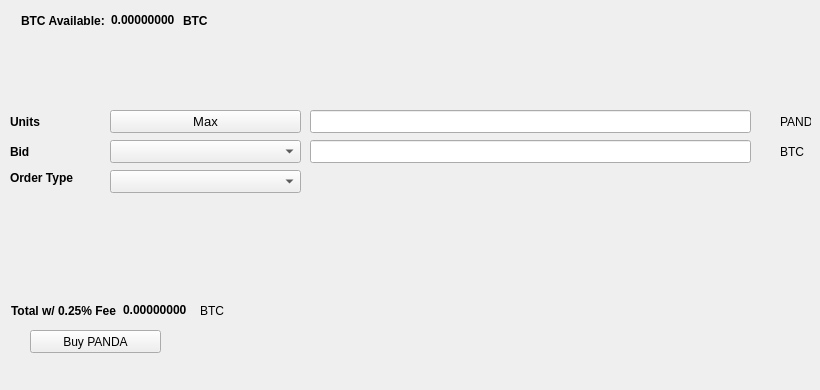
   <widget class="QWidget" name="BuyTab">
    <attribute name="title">
     <string>Buy</string>
    </attribute>
    <widget class="QPushButton" name="BuyPANDA">
     <property name="geometry">
      <rect>
       <x>30</x>
       <y>330</y>
       <width>131</width>
       <height>23</height>
      </rect>
     </property>
     <property name="text">
      <string>Buy PANDA</string>
     </property>
     <property name="icon">
      <iconset resource="../pandacash.qrc">
       <normaloff>:/icons/bitcoin</normaloff>:/icons/bitcoin</iconset>
     </property>
    </widget>
    <widget class="QLabel" name="label_3">
     <property name="geometry">
      <rect>
       <x>10</x>
       <y>110</y>
       <width>46</width>
       <height>23</height>
      </rect>
     </property>
     <property name="font">
      <font>
       <weight>75</weight>
       <bold>true</bold>
      </font>
     </property>
     <property name="text">
      <string>Units</string>
     </property>
    </widget>
    <widget class="QLineEdit" name="UnitsInput">
     <property name="geometry">
      <rect>
       <x>310</x>
       <y>110</y>
       <width>441</width>
       <height>23</height>
      </rect>
     </property>
     <property name="font">
      <font>
       <pointsize>9</pointsize>
       <weight>75</weight>
       <bold>true</bold>
      </font>
     </property>
    </widget>
    <widget class="QLineEdit" name="BuyBidPriceEdit">
     <property name="geometry">
      <rect>
       <x>310</x>
       <y>140</y>
       <width>441</width>
       <height>23</height>
      </rect>
     </property>
     <property name="font">
      <font>
       <pointsize>9</pointsize>
       <weight>75</weight>
       <bold>true</bold>
      </font>
     </property>
    </widget>
    <widget class="QLabel" name="label_4">
     <property name="geometry">
      <rect>
       <x>780</x>
       <y>110</y>
       <width>31</width>
       <height>23</height>
      </rect>
     </property>
     <property name="text">
      <string>PANDA</string>
     </property>
    </widget>
    <widget class="QLabel" name="label_5">
     <property name="geometry">
      <rect>
       <x>780</x>
       <y>140</y>
       <width>31</width>
       <height>23</height>
      </rect>
     </property>
     <property name="text">
      <string>BTC</string>
     </property>
    </widget>
    <widget class="QLabel" name="label_6">
     <property name="geometry">
      <rect>
       <x>10</x>
       <y>140</y>
       <width>46</width>
       <height>23</height>
      </rect>
     </property>
     <property name="font">
      <font>
       <weight>75</weight>
       <bold>true</bold>
      </font>
     </property>
     <property name="text">
      <string>Bid</string>
     </property>
    </widget>
    <widget class="QLabel" name="label_7">
     <property name="geometry">
      <rect>
       <x>10</x>
       <y>170</y>
       <width>91</width>
       <height>16</height>
      </rect>
     </property>
     <property name="font">
      <font>
       <weight>75</weight>
       <bold>true</bold>
      </font>
     </property>
     <property name="text">
      <string>Order Type</string>
     </property>
    </widget>
    <widget class="QPushButton" name="Buy_Max_Amount">
     <property name="geometry">
      <rect>
       <x>110</x>
       <y>110</y>
       <width>191</width>
       <height>23</height>
      </rect>
     </property>
     <property name="font">
      <font>
       <pointsize>10</pointsize>
      </font>
     </property>
     <property name="text">
      <string>Max</string>
     </property>
    </widget>
    <widget class="QComboBox" name="BuyBidcomboBox">
     <property name="geometry">
      <rect>
       <x>110</x>
       <y>140</y>
       <width>191</width>
       <height>23</height>
      </rect>
     </property>
     <property name="font">
      <font>
       <pointsize>10</pointsize>
      </font>
     </property>
    </widget>
    <widget class="QComboBox" name="buyOrdertypeCombo">
     <property name="geometry">
      <rect>
       <x>110</x>
       <y>170</y>
       <width>191</width>
       <height>23</height>
      </rect>
     </property>
     <property name="font">
      <font>
       <pointsize>10</pointsize>
      </font>
     </property>
    </widget>
    <widget class="QWidget" name="layoutWidget1">
     <property name="geometry">
      <rect>
       <x>21</x>
       <y>11</y>
       <width>227</width>
       <height>19</height>
      </rect>
     </property>
     <layout class="QHBoxLayout" name="horizontalLayout_3">
      <item>
       <widget class="QLabel" name="label232">
        <property name="font">
         <font>
          <weight>75</weight>
          <bold>true</bold>
         </font>
        </property>
        <property name="text">
         <string>BTC Available:</string>
        </property>
       </widget>
      </item>
      <item>
       <widget class="QLabel" name="BtcAvailableLbl">
        <property name="palette">
         <palette>
          <active>
           <colorrole role="WindowText">
            <brush brushstyle="SolidPattern">
             <color alpha="255">
              <red>0</red>
              <green>0</green>
              <blue>0</blue>
             </color>
            </brush>
           </colorrole>
           <colorrole role="Button">
            <brush brushstyle="SolidPattern">
             <color alpha="255">
              <red>0</red>
              <green>170</green>
              <blue>0</blue>
             </color>
            </brush>
           </colorrole>
           <colorrole role="Light">
            <brush brushstyle="SolidPattern">
             <color alpha="255">
              <red>0</red>
              <green>255</green>
              <blue>0</blue>
             </color>
            </brush>
           </colorrole>
           <colorrole role="Midlight">
            <brush brushstyle="SolidPattern">
             <color alpha="255">
              <red>0</red>
              <green>212</green>
              <blue>0</blue>
             </color>
            </brush>
           </colorrole>
           <colorrole role="Dark">
            <brush brushstyle="SolidPattern">
             <color alpha="255">
              <red>0</red>
              <green>85</green>
              <blue>0</blue>
             </color>
            </brush>
           </colorrole>
           <colorrole role="Mid">
            <brush brushstyle="SolidPattern">
             <color alpha="255">
              <red>0</red>
              <green>113</green>
              <blue>0</blue>
             </color>
            </brush>
           </colorrole>
           <colorrole role="Text">
            <brush brushstyle="SolidPattern">
             <color alpha="255">
              <red>0</red>
              <green>170</green>
              <blue>0</blue>
             </color>
            </brush>
           </colorrole>
           <colorrole role="BrightText">
            <brush brushstyle="SolidPattern">
             <color alpha="255">
              <red>255</red>
              <green>255</green>
              <blue>255</blue>
             </color>
            </brush>
           </colorrole>
           <colorrole role="ButtonText">
            <brush brushstyle="SolidPattern">
             <color alpha="255">
              <red>0</red>
              <green>0</green>
              <blue>0</blue>
             </color>
            </brush>
           </colorrole>
           <colorrole role="Base">
            <brush brushstyle="SolidPattern">
             <color alpha="255">
              <red>255</red>
              <green>255</green>
              <blue>255</blue>
             </color>
            </brush>
           </colorrole>
           <colorrole role="Window">
            <brush brushstyle="SolidPattern">
             <color alpha="255">
              <red>0</red>
              <green>170</green>
              <blue>0</blue>
             </color>
            </brush>
           </colorrole>
           <colorrole role="Shadow">
            <brush brushstyle="SolidPattern">
             <color alpha="255">
              <red>0</red>
              <green>0</green>
              <blue>0</blue>
             </color>
            </brush>
           </colorrole>
           <colorrole role="AlternateBase">
            <brush brushstyle="SolidPattern">
             <color alpha="255">
              <red>127</red>
              <green>212</green>
              <blue>127</blue>
             </color>
            </brush>
           </colorrole>
           <colorrole role="ToolTipBase">
            <brush brushstyle="SolidPattern">
             <color alpha="255">
              <red>255</red>
              <green>255</green>
              <blue>220</blue>
             </color>
            </brush>
           </colorrole>
           <colorrole role="ToolTipText">
            <brush brushstyle="SolidPattern">
             <color alpha="255">
              <red>0</red>
              <green>0</green>
              <blue>0</blue>
             </color>
            </brush>
           </colorrole>
          </active>
          <inactive>
           <colorrole role="WindowText">
            <brush brushstyle="SolidPattern">
             <color alpha="255">
              <red>0</red>
              <green>0</green>
              <blue>0</blue>
             </color>
            </brush>
           </colorrole>
           <colorrole role="Button">
            <brush brushstyle="SolidPattern">
             <color alpha="255">
              <red>0</red>
              <green>170</green>
              <blue>0</blue>
             </color>
            </brush>
           </colorrole>
           <colorrole role="Light">
            <brush brushstyle="SolidPattern">
             <color alpha="255">
              <red>0</red>
              <green>255</green>
              <blue>0</blue>
             </color>
            </brush>
           </colorrole>
           <colorrole role="Midlight">
            <brush brushstyle="SolidPattern">
             <color alpha="255">
              <red>0</red>
              <green>212</green>
              <blue>0</blue>
             </color>
            </brush>
           </colorrole>
           <colorrole role="Dark">
            <brush brushstyle="SolidPattern">
             <color alpha="255">
              <red>0</red>
              <green>85</green>
              <blue>0</blue>
             </color>
            </brush>
           </colorrole>
           <colorrole role="Mid">
            <brush brushstyle="SolidPattern">
             <color alpha="255">
              <red>0</red>
              <green>113</green>
              <blue>0</blue>
             </color>
            </brush>
           </colorrole>
           <colorrole role="Text">
            <brush brushstyle="SolidPattern">
             <color alpha="255">
              <red>0</red>
              <green>170</green>
              <blue>0</blue>
             </color>
            </brush>
           </colorrole>
           <colorrole role="BrightText">
            <brush brushstyle="SolidPattern">
             <color alpha="255">
              <red>255</red>
              <green>255</green>
              <blue>255</blue>
             </color>
            </brush>
           </colorrole>
           <colorrole role="ButtonText">
            <brush brushstyle="SolidPattern">
             <color alpha="255">
              <red>0</red>
              <green>0</green>
              <blue>0</blue>
             </color>
            </brush>
           </colorrole>
           <colorrole role="Base">
            <brush brushstyle="SolidPattern">
             <color alpha="255">
              <red>255</red>
              <green>255</green>
              <blue>255</blue>
             </color>
            </brush>
           </colorrole>
           <colorrole role="Window">
            <brush brushstyle="SolidPattern">
             <color alpha="255">
              <red>0</red>
              <green>170</green>
              <blue>0</blue>
             </color>
            </brush>
           </colorrole>
           <colorrole role="Shadow">
            <brush brushstyle="SolidPattern">
             <color alpha="255">
              <red>0</red>
              <green>0</green>
              <blue>0</blue>
             </color>
            </brush>
           </colorrole>
           <colorrole role="AlternateBase">
            <brush brushstyle="SolidPattern">
             <color alpha="255">
              <red>127</red>
              <green>212</green>
              <blue>127</blue>
             </color>
            </brush>
           </colorrole>
           <colorrole role="ToolTipBase">
            <brush brushstyle="SolidPattern">
             <color alpha="255">
              <red>255</red>
              <green>255</green>
              <blue>220</blue>
             </color>
            </brush>
           </colorrole>
           <colorrole role="ToolTipText">
            <brush brushstyle="SolidPattern">
             <color alpha="255">
              <red>0</red>
              <green>0</green>
              <blue>0</blue>
             </color>
            </brush>
           </colorrole>
          </inactive>
          <disabled>
           <colorrole role="WindowText">
            <brush brushstyle="SolidPattern">
             <color alpha="255">
              <red>0</red>
              <green>85</green>
              <blue>0</blue>
             </color>
            </brush>
           </colorrole>
           <colorrole role="Button">
            <brush brushstyle="SolidPattern">
             <color alpha="255">
              <red>0</red>
              <green>170</green>
              <blue>0</blue>
             </color>
            </brush>
           </colorrole>
           <colorrole role="Light">
            <brush brushstyle="SolidPattern">
             <color alpha="255">
              <red>0</red>
              <green>255</green>
              <blue>0</blue>
             </color>
            </brush>
           </colorrole>
           <colorrole role="Midlight">
            <brush brushstyle="SolidPattern">
             <color alpha="255">
              <red>0</red>
              <green>212</green>
              <blue>0</blue>
             </color>
            </brush>
           </colorrole>
           <colorrole role="Dark">
            <brush brushstyle="SolidPattern">
             <color alpha="255">
              <red>0</red>
              <green>85</green>
              <blue>0</blue>
             </color>
            </brush>
           </colorrole>
           <colorrole role="Mid">
            <brush brushstyle="SolidPattern">
             <color alpha="255">
              <red>0</red>
              <green>113</green>
              <blue>0</blue>
             </color>
            </brush>
           </colorrole>
           <colorrole role="Text">
            <brush brushstyle="SolidPattern">
             <color alpha="255">
              <red>0</red>
              <green>85</green>
              <blue>0</blue>
             </color>
            </brush>
           </colorrole>
           <colorrole role="BrightText">
            <brush brushstyle="SolidPattern">
             <color alpha="255">
              <red>255</red>
              <green>255</green>
              <blue>255</blue>
             </color>
            </brush>
           </colorrole>
           <colorrole role="ButtonText">
            <brush brushstyle="SolidPattern">
             <color alpha="255">
              <red>0</red>
              <green>85</green>
              <blue>0</blue>
             </color>
            </brush>
           </colorrole>
           <colorrole role="Base">
            <brush brushstyle="SolidPattern">
             <color alpha="255">
              <red>0</red>
              <green>170</green>
              <blue>0</blue>
             </color>
            </brush>
           </colorrole>
           <colorrole role="Window">
            <brush brushstyle="SolidPattern">
             <color alpha="255">
              <red>0</red>
              <green>170</green>
              <blue>0</blue>
             </color>
            </brush>
           </colorrole>
           <colorrole role="Shadow">
            <brush brushstyle="SolidPattern">
             <color alpha="255">
              <red>0</red>
              <green>0</green>
              <blue>0</blue>
             </color>
            </brush>
           </colorrole>
           <colorrole role="AlternateBase">
            <brush brushstyle="SolidPattern">
             <color alpha="255">
              <red>0</red>
              <green>170</green>
              <blue>0</blue>
             </color>
            </brush>
           </colorrole>
           <colorrole role="ToolTipBase">
            <brush brushstyle="SolidPattern">
             <color alpha="255">
              <red>255</red>
              <green>255</green>
              <blue>220</blue>
             </color>
            </brush>
           </colorrole>
           <colorrole role="ToolTipText">
            <brush brushstyle="SolidPattern">
             <color alpha="255">
              <red>0</red>
              <green>0</green>
              <blue>0</blue>
             </color>
            </brush>
           </colorrole>
          </disabled>
         </palette>
        </property>
        <property name="font">
         <font>
          <weight>75</weight>
          <bold>true</bold>
         </font>
        </property>
        <property name="text">
         <string>0.00000000</string>
        </property>
        <property name="textInteractionFlags">
         <set>Qt::LinksAccessibleByMouse|Qt::TextSelectableByKeyboard|Qt::TextSelectableByMouse</set>
        </property>
       </widget>
      </item>
      <item>
       <widget class="QLabel" name="BtcAvailableLbl_2">
        <property name="font">
         <font>
          <weight>75</weight>
          <bold>true</bold>
         </font>
        </property>
        <property name="text">
         <string>BTC</string>
        </property>
       </widget>
      </item>
     </layout>
    </widget>
    <widget class="QWidget" name="layoutWidge2">
     <property name="geometry">
      <rect>
       <x>11</x>
       <y>301</y>
       <width>259</width>
       <height>19</height>
      </rect>
     </property>
     <layout class="QHBoxLayout" name="horizontalLayout_4">
      <item>
       <widget class="QLabel" name="label_9">
        <property name="font">
         <font>
          <weight>75</weight>
          <bold>true</bold>
         </font>
        </property>
        <property name="text">
         <string>Total w/ 0.25% Fee</string>
        </property>
       </widget>
      </item>
      <item>
       <widget class="QLabel" name="BuyCostLabel">
        <property name="palette">
         <palette>
          <active>
           <colorrole role="WindowText">
            <brush brushstyle="SolidPattern">
             <color alpha="255">
              <red>0</red>
              <green>0</green>
              <blue>0</blue>
             </color>
            </brush>
           </colorrole>
           <colorrole role="Button">
            <brush brushstyle="SolidPattern">
             <color alpha="255">
              <red>0</red>
              <green>170</green>
              <blue>0</blue>
             </color>
            </brush>
           </colorrole>
           <colorrole role="Light">
            <brush brushstyle="SolidPattern">
             <color alpha="255">
              <red>0</red>
              <green>255</green>
              <blue>0</blue>
             </color>
            </brush>
           </colorrole>
           <colorrole role="Midlight">
            <brush brushstyle="SolidPattern">
             <color alpha="255">
              <red>0</red>
              <green>212</green>
              <blue>0</blue>
             </color>
            </brush>
           </colorrole>
           <colorrole role="Dark">
            <brush brushstyle="SolidPattern">
             <color alpha="255">
              <red>0</red>
              <green>85</green>
              <blue>0</blue>
             </color>
            </brush>
           </colorrole>
           <colorrole role="Mid">
            <brush brushstyle="SolidPattern">
             <color alpha="255">
              <red>0</red>
              <green>113</green>
              <blue>0</blue>
             </color>
            </brush>
           </colorrole>
           <colorrole role="Text">
            <brush brushstyle="SolidPattern">
             <color alpha="255">
              <red>0</red>
              <green>170</green>
              <blue>0</blue>
             </color>
            </brush>
           </colorrole>
           <colorrole role="BrightText">
            <brush brushstyle="SolidPattern">
             <color alpha="255">
              <red>255</red>
              <green>255</green>
              <blue>255</blue>
             </color>
            </brush>
           </colorrole>
           <colorrole role="ButtonText">
            <brush brushstyle="SolidPattern">
             <color alpha="255">
              <red>0</red>
              <green>0</green>
              <blue>0</blue>
             </color>
            </brush>
           </colorrole>
           <colorrole role="Base">
            <brush brushstyle="SolidPattern">
             <color alpha="255">
              <red>255</red>
              <green>255</green>
              <blue>255</blue>
             </color>
            </brush>
           </colorrole>
           <colorrole role="Window">
            <brush brushstyle="SolidPattern">
             <color alpha="255">
              <red>0</red>
              <green>170</green>
              <blue>0</blue>
             </color>
            </brush>
           </colorrole>
           <colorrole role="Shadow">
            <brush brushstyle="SolidPattern">
             <color alpha="255">
              <red>0</red>
              <green>0</green>
              <blue>0</blue>
             </color>
            </brush>
           </colorrole>
           <colorrole role="AlternateBase">
            <brush brushstyle="SolidPattern">
             <color alpha="255">
              <red>127</red>
              <green>212</green>
              <blue>127</blue>
             </color>
            </brush>
           </colorrole>
           <colorrole role="ToolTipBase">
            <brush brushstyle="SolidPattern">
             <color alpha="255">
              <red>255</red>
              <green>255</green>
              <blue>220</blue>
             </color>
            </brush>
           </colorrole>
           <colorrole role="ToolTipText">
            <brush brushstyle="SolidPattern">
             <color alpha="255">
              <red>0</red>
              <green>0</green>
              <blue>0</blue>
             </color>
            </brush>
           </colorrole>
          </active>
          <inactive>
           <colorrole role="WindowText">
            <brush brushstyle="SolidPattern">
             <color alpha="255">
              <red>0</red>
              <green>0</green>
              <blue>0</blue>
             </color>
            </brush>
           </colorrole>
           <colorrole role="Button">
            <brush brushstyle="SolidPattern">
             <color alpha="255">
              <red>0</red>
              <green>170</green>
              <blue>0</blue>
             </color>
            </brush>
           </colorrole>
           <colorrole role="Light">
            <brush brushstyle="SolidPattern">
             <color alpha="255">
              <red>0</red>
              <green>255</green>
              <blue>0</blue>
             </color>
            </brush>
           </colorrole>
           <colorrole role="Midlight">
            <brush brushstyle="SolidPattern">
             <color alpha="255">
              <red>0</red>
              <green>212</green>
              <blue>0</blue>
             </color>
            </brush>
           </colorrole>
           <colorrole role="Dark">
            <brush brushstyle="SolidPattern">
             <color alpha="255">
              <red>0</red>
              <green>85</green>
              <blue>0</blue>
             </color>
            </brush>
           </colorrole>
           <colorrole role="Mid">
            <brush brushstyle="SolidPattern">
             <color alpha="255">
              <red>0</red>
              <green>113</green>
              <blue>0</blue>
             </color>
            </brush>
           </colorrole>
           <colorrole role="Text">
            <brush brushstyle="SolidPattern">
             <color alpha="255">
              <red>0</red>
              <green>170</green>
              <blue>0</blue>
             </color>
            </brush>
           </colorrole>
           <colorrole role="BrightText">
            <brush brushstyle="SolidPattern">
             <color alpha="255">
              <red>255</red>
              <green>255</green>
              <blue>255</blue>
             </color>
            </brush>
           </colorrole>
           <colorrole role="ButtonText">
            <brush brushstyle="SolidPattern">
             <color alpha="255">
              <red>0</red>
              <green>0</green>
              <blue>0</blue>
             </color>
            </brush>
           </colorrole>
           <colorrole role="Base">
            <brush brushstyle="SolidPattern">
             <color alpha="255">
              <red>255</red>
              <green>255</green>
              <blue>255</blue>
             </color>
            </brush>
           </colorrole>
           <colorrole role="Window">
            <brush brushstyle="SolidPattern">
             <color alpha="255">
              <red>0</red>
              <green>170</green>
              <blue>0</blue>
             </color>
            </brush>
           </colorrole>
           <colorrole role="Shadow">
            <brush brushstyle="SolidPattern">
             <color alpha="255">
              <red>0</red>
              <green>0</green>
              <blue>0</blue>
             </color>
            </brush>
           </colorrole>
           <colorrole role="AlternateBase">
            <brush brushstyle="SolidPattern">
             <color alpha="255">
              <red>127</red>
              <green>212</green>
              <blue>127</blue>
             </color>
            </brush>
           </colorrole>
           <colorrole role="ToolTipBase">
            <brush brushstyle="SolidPattern">
             <color alpha="255">
              <red>255</red>
              <green>255</green>
              <blue>220</blue>
             </color>
            </brush>
           </colorrole>
           <colorrole role="ToolTipText">
            <brush brushstyle="SolidPattern">
             <color alpha="255">
              <red>0</red>
              <green>0</green>
              <blue>0</blue>
             </color>
            </brush>
           </colorrole>
          </inactive>
          <disabled>
           <colorrole role="WindowText">
            <brush brushstyle="SolidPattern">
             <color alpha="255">
              <red>0</red>
              <green>85</green>
              <blue>0</blue>
             </color>
            </brush>
           </colorrole>
           <colorrole role="Button">
            <brush brushstyle="SolidPattern">
             <color alpha="255">
              <red>0</red>
              <green>170</green>
              <blue>0</blue>
             </color>
            </brush>
           </colorrole>
           <colorrole role="Light">
            <brush brushstyle="SolidPattern">
             <color alpha="255">
              <red>0</red>
              <green>255</green>
              <blue>0</blue>
             </color>
            </brush>
           </colorrole>
           <colorrole role="Midlight">
            <brush brushstyle="SolidPattern">
             <color alpha="255">
              <red>0</red>
              <green>212</green>
              <blue>0</blue>
             </color>
            </brush>
           </colorrole>
           <colorrole role="Dark">
            <brush brushstyle="SolidPattern">
             <color alpha="255">
              <red>0</red>
              <green>85</green>
              <blue>0</blue>
             </color>
            </brush>
           </colorrole>
           <colorrole role="Mid">
            <brush brushstyle="SolidPattern">
             <color alpha="255">
              <red>0</red>
              <green>113</green>
              <blue>0</blue>
             </color>
            </brush>
           </colorrole>
           <colorrole role="Text">
            <brush brushstyle="SolidPattern">
             <color alpha="255">
              <red>0</red>
              <green>85</green>
              <blue>0</blue>
             </color>
            </brush>
           </colorrole>
           <colorrole role="BrightText">
            <brush brushstyle="SolidPattern">
             <color alpha="255">
              <red>255</red>
              <green>255</green>
              <blue>255</blue>
             </color>
            </brush>
           </colorrole>
           <colorrole role="ButtonText">
            <brush brushstyle="SolidPattern">
             <color alpha="255">
              <red>0</red>
              <green>85</green>
              <blue>0</blue>
             </color>
            </brush>
           </colorrole>
           <colorrole role="Base">
            <brush brushstyle="SolidPattern">
             <color alpha="255">
              <red>0</red>
              <green>170</green>
              <blue>0</blue>
             </color>
            </brush>
           </colorrole>
           <colorrole role="Window">
            <brush brushstyle="SolidPattern">
             <color alpha="255">
              <red>0</red>
              <green>170</green>
              <blue>0</blue>
             </color>
            </brush>
           </colorrole>
           <colorrole role="Shadow">
            <brush brushstyle="SolidPattern">
             <color alpha="255">
              <red>0</red>
              <green>0</green>
              <blue>0</blue>
             </color>
            </brush>
           </colorrole>
           <colorrole role="AlternateBase">
            <brush brushstyle="SolidPattern">
             <color alpha="255">
              <red>0</red>
              <green>170</green>
              <blue>0</blue>
             </color>
            </brush>
           </colorrole>
           <colorrole role="ToolTipBase">
            <brush brushstyle="SolidPattern">
             <color alpha="255">
              <red>255</red>
              <green>255</green>
              <blue>220</blue>
             </color>
            </brush>
           </colorrole>
           <colorrole role="ToolTipText">
            <brush brushstyle="SolidPattern">
             <color alpha="255">
              <red>0</red>
              <green>0</green>
              <blue>0</blue>
             </color>
            </brush>
           </colorrole>
          </disabled>
         </palette>
        </property>
        <property name="font">
         <font>
          <weight>75</weight>
          <bold>true</bold>
         </font>
        </property>
        <property name="autoFillBackground">
         <bool>false</bool>
        </property>
        <property name="text">
         <string>0.00000000</string>
        </property>
        <property name="textInteractionFlags">
         <set>Qt::LinksAccessibleByMouse|Qt::TextSelectableByMouse</set>
        </property>
       </widget>
      </item>
      <item>
       <widget class="QLabel" name="label_10">
        <property name="font">
         <font>
          <weight>50</weight>
          <bold>false</bold>
         </font>
        </property>
        <property name="text">
         <string>BTC</string>
        </property>
       </widget>
      </item>
     </layout>
    </widget>
    <widget class="QLabel" name="label_24">
     <property name="geometry">
      <rect>
       <x>460</x>
       <y>300</y>
       <width>281</width>
       <height>81</height>
      </rect>
     </property>
     <property name="text">
      <string/>
     </property>
     <property name="pixmap">
      <pixmap>:/images/bittrex</pixmap>
     </property>
    </widget>
   </widget>
